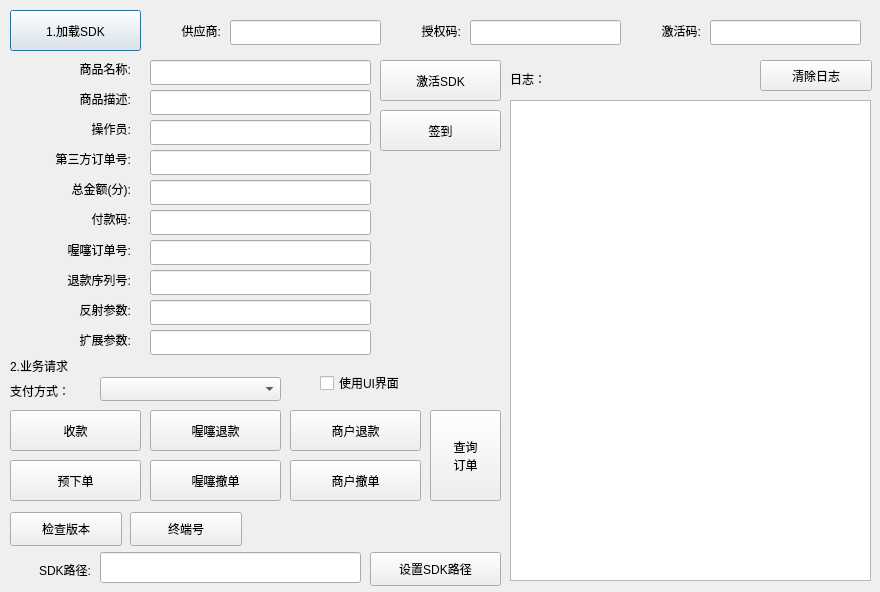
<?xml version="1.0" encoding="UTF-8"?>
<ui version="4.0">
 <class>Dialog</class>
 <widget class="QDialog" name="Dialog">
  <property name="geometry">
   <rect>
    <x>0</x>
    <y>0</y>
    <width>880</width>
    <height>592</height>
   </rect>
  </property>
  <property name="windowTitle">
   <string>Dialog</string>
  </property>
  <widget class="QPushButton" name="load_btn">
   <property name="geometry">
    <rect>
     <x>10</x>
     <y>10</y>
     <width>131</width>
     <height>41</height>
    </rect>
   </property>
   <property name="text">
    <string>1.加载SDK</string>
   </property>
  </widget>
  <widget class="QPushButton" name="create_sign_btn">
   <property name="geometry">
    <rect>
     <x>10</x>
     <y>410</y>
     <width>131</width>
     <height>41</height>
    </rect>
   </property>
   <property name="text">
    <string>收款</string>
   </property>
  </widget>
  <widget class="QPushButton" name="refund_sign_btn">
   <property name="geometry">
    <rect>
     <x>150</x>
     <y>410</y>
     <width>131</width>
     <height>41</height>
    </rect>
   </property>
   <property name="text">
    <string>喔噻退款</string>
   </property>
  </widget>
  <widget class="QPushButton" name="qrcode_sign_btn">
   <property name="geometry">
    <rect>
     <x>10</x>
     <y>460</y>
     <width>131</width>
     <height>41</height>
    </rect>
   </property>
   <property name="text">
    <string>预下单</string>
   </property>
  </widget>
  <widget class="QPushButton" name="query_sign_btn">
   <property name="geometry">
    <rect>
     <x>430</x>
     <y>410</y>
     <width>71</width>
     <height>91</height>
    </rect>
   </property>
   <property name="text">
    <string>查询
订单</string>
   </property>
  </widget>
  <widget class="QLabel" name="label_4">
   <property name="geometry">
    <rect>
     <x>10</x>
     <y>60</y>
     <width>121</width>
     <height>18</height>
    </rect>
   </property>
   <property name="layoutDirection">
    <enum>Qt::RightToLeft</enum>
   </property>
   <property name="text">
    <string>商品名称:</string>
   </property>
   <property name="alignment">
    <set>Qt::AlignRight|Qt::AlignTrailing|Qt::AlignVCenter</set>
   </property>
  </widget>
  <widget class="QLineEdit" name="subject_edit">
   <property name="geometry">
    <rect>
     <x>150</x>
     <y>60</y>
     <width>221</width>
     <height>25</height>
    </rect>
   </property>
  </widget>
  <widget class="QLabel" name="label_5">
   <property name="geometry">
    <rect>
     <x>10</x>
     <y>90</y>
     <width>121</width>
     <height>18</height>
    </rect>
   </property>
   <property name="layoutDirection">
    <enum>Qt::RightToLeft</enum>
   </property>
   <property name="text">
    <string>商品描述:</string>
   </property>
   <property name="alignment">
    <set>Qt::AlignRight|Qt::AlignTrailing|Qt::AlignVCenter</set>
   </property>
  </widget>
  <widget class="QLineEdit" name="description_edit">
   <property name="geometry">
    <rect>
     <x>150</x>
     <y>90</y>
     <width>221</width>
     <height>25</height>
    </rect>
   </property>
  </widget>
  <widget class="QLabel" name="label_6">
   <property name="geometry">
    <rect>
     <x>10</x>
     <y>120</y>
     <width>121</width>
     <height>18</height>
    </rect>
   </property>
   <property name="layoutDirection">
    <enum>Qt::RightToLeft</enum>
   </property>
   <property name="text">
    <string>操作员:</string>
   </property>
   <property name="alignment">
    <set>Qt::AlignRight|Qt::AlignTrailing|Qt::AlignVCenter</set>
   </property>
  </widget>
  <widget class="QLineEdit" name="operator_edit">
   <property name="geometry">
    <rect>
     <x>150</x>
     <y>120</y>
     <width>221</width>
     <height>25</height>
    </rect>
   </property>
  </widget>
  <widget class="QLabel" name="label_7">
   <property name="geometry">
    <rect>
     <x>10</x>
     <y>150</y>
     <width>121</width>
     <height>18</height>
    </rect>
   </property>
   <property name="layoutDirection">
    <enum>Qt::RightToLeft</enum>
   </property>
   <property name="text">
    <string>第三方订单号:</string>
   </property>
   <property name="alignment">
    <set>Qt::AlignRight|Qt::AlignTrailing|Qt::AlignVCenter</set>
   </property>
  </widget>
  <widget class="QLineEdit" name="own_order_id_edit">
   <property name="geometry">
    <rect>
     <x>150</x>
     <y>150</y>
     <width>221</width>
     <height>25</height>
    </rect>
   </property>
  </widget>
  <widget class="QLabel" name="label_8">
   <property name="geometry">
    <rect>
     <x>10</x>
     <y>180</y>
     <width>121</width>
     <height>18</height>
    </rect>
   </property>
   <property name="layoutDirection">
    <enum>Qt::RightToLeft</enum>
   </property>
   <property name="text">
    <string>总金额(分):</string>
   </property>
   <property name="alignment">
    <set>Qt::AlignRight|Qt::AlignTrailing|Qt::AlignVCenter</set>
   </property>
  </widget>
  <widget class="QLineEdit" name="total_fee_edit">
   <property name="geometry">
    <rect>
     <x>150</x>
     <y>180</y>
     <width>221</width>
     <height>25</height>
    </rect>
   </property>
  </widget>
  <widget class="QLabel" name="label_9">
   <property name="geometry">
    <rect>
     <x>10</x>
     <y>210</y>
     <width>121</width>
     <height>18</height>
    </rect>
   </property>
   <property name="layoutDirection">
    <enum>Qt::RightToLeft</enum>
   </property>
   <property name="text">
    <string>付款码:</string>
   </property>
   <property name="alignment">
    <set>Qt::AlignRight|Qt::AlignTrailing|Qt::AlignVCenter</set>
   </property>
  </widget>
  <widget class="QLineEdit" name="card_id_edit">
   <property name="geometry">
    <rect>
     <x>150</x>
     <y>210</y>
     <width>221</width>
     <height>25</height>
    </rect>
   </property>
  </widget>
  <widget class="QLabel" name="label_10">
   <property name="geometry">
    <rect>
     <x>10</x>
     <y>240</y>
     <width>121</width>
     <height>20</height>
    </rect>
   </property>
   <property name="layoutDirection">
    <enum>Qt::RightToLeft</enum>
   </property>
   <property name="text">
    <string>喔噻订单号:</string>
   </property>
   <property name="alignment">
    <set>Qt::AlignRight|Qt::AlignTrailing|Qt::AlignVCenter</set>
   </property>
  </widget>
  <widget class="QLineEdit" name="wosai_order_id_edit">
   <property name="geometry">
    <rect>
     <x>150</x>
     <y>240</y>
     <width>221</width>
     <height>25</height>
    </rect>
   </property>
  </widget>
  <widget class="QLabel" name="label_12">
   <property name="geometry">
    <rect>
     <x>510</x>
     <y>70</y>
     <width>81</width>
     <height>18</height>
    </rect>
   </property>
   <property name="text">
    <string>日志：</string>
   </property>
  </widget>
  <widget class="QTextEdit" name="log_edit">
   <property name="geometry">
    <rect>
     <x>510</x>
     <y>100</y>
     <width>361</width>
     <height>481</height>
    </rect>
   </property>
  </widget>
  <widget class="QPushButton" name="clear_log_btn">
   <property name="geometry">
    <rect>
     <x>760</x>
     <y>60</y>
     <width>112</width>
     <height>31</height>
    </rect>
   </property>
   <property name="text">
    <string>清除日志</string>
   </property>
  </widget>
  <widget class="QLabel" name="label_13">
   <property name="geometry">
    <rect>
     <x>10</x>
     <y>357</y>
     <width>131</width>
     <height>18</height>
    </rect>
   </property>
   <property name="text">
    <string>2.业务请求</string>
   </property>
  </widget>
  <widget class="QComboBox" name="pay_method_combo">
   <property name="geometry">
    <rect>
     <x>100</x>
     <y>377</y>
     <width>181</width>
     <height>24</height>
    </rect>
   </property>
   <property name="currentText">
    <string/>
   </property>
  </widget>
  <widget class="QLabel" name="label_15">
   <property name="geometry">
    <rect>
     <x>10</x>
     <y>382</y>
     <width>81</width>
     <height>18</height>
    </rect>
   </property>
   <property name="text">
    <string>支付方式：</string>
   </property>
  </widget>
  <widget class="QPushButton" name="check_sdk_version_btn">
   <property name="geometry">
    <rect>
     <x>10</x>
     <y>512</y>
     <width>112</width>
     <height>34</height>
    </rect>
   </property>
   <property name="text">
    <string>检查版本</string>
   </property>
  </widget>
  <widget class="QPushButton" name="update_app_key_btn">
   <property name="geometry">
    <rect>
     <x>380</x>
     <y>110</y>
     <width>121</width>
     <height>41</height>
    </rect>
   </property>
   <property name="text">
    <string>签到</string>
   </property>
  </widget>
  <widget class="QPushButton" name="activate_sdk_btn">
   <property name="geometry">
    <rect>
     <x>380</x>
     <y>60</y>
     <width>121</width>
     <height>41</height>
    </rect>
   </property>
   <property name="text">
    <string>激活SDK</string>
   </property>
  </widget>
  <widget class="QLabel" name="label_17">
   <property name="geometry">
    <rect>
     <x>610</x>
     <y>10</y>
     <width>91</width>
     <height>41</height>
    </rect>
   </property>
   <property name="layoutDirection">
    <enum>Qt::RightToLeft</enum>
   </property>
   <property name="text">
    <string>激活码:</string>
   </property>
   <property name="alignment">
    <set>Qt::AlignRight|Qt::AlignTrailing|Qt::AlignVCenter</set>
   </property>
  </widget>
  <widget class="QLineEdit" name="auth_code_edit">
   <property name="geometry">
    <rect>
     <x>710</x>
     <y>20</y>
     <width>151</width>
     <height>25</height>
    </rect>
   </property>
  </widget>
  <widget class="QPushButton" name="set_res_btn">
   <property name="geometry">
    <rect>
     <x>370</x>
     <y>552</y>
     <width>131</width>
     <height>34</height>
    </rect>
   </property>
   <property name="text">
    <string>设置SDK路径</string>
   </property>
  </widget>
  <widget class="QLabel" name="label_19">
   <property name="geometry">
    <rect>
     <x>-10</x>
     <y>560</y>
     <width>101</width>
     <height>20</height>
    </rect>
   </property>
   <property name="layoutDirection">
    <enum>Qt::RightToLeft</enum>
   </property>
   <property name="text">
    <string>SDK路径:</string>
   </property>
   <property name="alignment">
    <set>Qt::AlignRight|Qt::AlignTrailing|Qt::AlignVCenter</set>
   </property>
  </widget>
  <widget class="QLineEdit" name="res_path_edit">
   <property name="enabled">
    <bool>true</bool>
   </property>
   <property name="geometry">
    <rect>
     <x>100</x>
     <y>552</y>
     <width>261</width>
     <height>31</height>
    </rect>
   </property>
  </widget>
  <widget class="QLabel" name="label_11">
   <property name="geometry">
    <rect>
     <x>10</x>
     <y>270</y>
     <width>121</width>
     <height>20</height>
    </rect>
   </property>
   <property name="layoutDirection">
    <enum>Qt::RightToLeft</enum>
   </property>
   <property name="text">
    <string>退款序列号:</string>
   </property>
   <property name="alignment">
    <set>Qt::AlignRight|Qt::AlignTrailing|Qt::AlignVCenter</set>
   </property>
  </widget>
  <widget class="QLineEdit" name="refund_serial_edit">
   <property name="geometry">
    <rect>
     <x>150</x>
     <y>270</y>
     <width>221</width>
     <height>25</height>
    </rect>
   </property>
   <property name="text">
    <string/>
   </property>
  </widget>
  <widget class="QCheckBox" name="ui_check">
   <property name="geometry">
    <rect>
     <x>320</x>
     <y>372</y>
     <width>181</width>
     <height>22</height>
    </rect>
   </property>
   <property name="text">
    <string>使用UI界面</string>
   </property>
  </widget>
  <widget class="QPushButton" name="refund_sign_btn_2">
   <property name="geometry">
    <rect>
     <x>290</x>
     <y>410</y>
     <width>131</width>
     <height>41</height>
    </rect>
   </property>
   <property name="text">
    <string>商户退款</string>
   </property>
  </widget>
  <widget class="QPushButton" name="terminal_sn_btn">
   <property name="geometry">
    <rect>
     <x>130</x>
     <y>512</y>
     <width>112</width>
     <height>34</height>
    </rect>
   </property>
   <property name="text">
    <string>终端号</string>
   </property>
  </widget>
  <widget class="QPushButton" name="revoke_sign_btn">
   <property name="geometry">
    <rect>
     <x>150</x>
     <y>460</y>
     <width>131</width>
     <height>41</height>
    </rect>
   </property>
   <property name="text">
    <string>喔噻撤单</string>
   </property>
  </widget>
  <widget class="QPushButton" name="revoke_sign_btn_2">
   <property name="geometry">
    <rect>
     <x>290</x>
     <y>460</y>
     <width>131</width>
     <height>41</height>
    </rect>
   </property>
   <property name="text">
    <string>商户撤单</string>
   </property>
  </widget>
  <widget class="QLabel" name="label_18">
   <property name="geometry">
    <rect>
     <x>390</x>
     <y>10</y>
     <width>71</width>
     <height>41</height>
    </rect>
   </property>
   <property name="layoutDirection">
    <enum>Qt::RightToLeft</enum>
   </property>
   <property name="text">
    <string>授权码:</string>
   </property>
   <property name="alignment">
    <set>Qt::AlignRight|Qt::AlignTrailing|Qt::AlignVCenter</set>
   </property>
  </widget>
  <widget class="QLineEdit" name="auth_key_edit">
   <property name="geometry">
    <rect>
     <x>470</x>
     <y>20</y>
     <width>151</width>
     <height>25</height>
    </rect>
   </property>
  </widget>
  <widget class="QLineEdit" name="auth_vendor_edit">
   <property name="geometry">
    <rect>
     <x>230</x>
     <y>20</y>
     <width>151</width>
     <height>25</height>
    </rect>
   </property>
  </widget>
  <widget class="QLabel" name="label_20">
   <property name="geometry">
    <rect>
     <x>150</x>
     <y>10</y>
     <width>71</width>
     <height>41</height>
    </rect>
   </property>
   <property name="layoutDirection">
    <enum>Qt::RightToLeft</enum>
   </property>
   <property name="text">
    <string>供应商:</string>
   </property>
   <property name="alignment">
    <set>Qt::AlignRight|Qt::AlignTrailing|Qt::AlignVCenter</set>
   </property>
  </widget>
  <widget class="QLabel" name="label_14">
   <property name="geometry">
    <rect>
     <x>10</x>
     <y>300</y>
     <width>121</width>
     <height>20</height>
    </rect>
   </property>
   <property name="layoutDirection">
    <enum>Qt::RightToLeft</enum>
   </property>
   <property name="text">
    <string>反射参数:</string>
   </property>
   <property name="alignment">
    <set>Qt::AlignRight|Qt::AlignTrailing|Qt::AlignVCenter</set>
   </property>
  </widget>
  <widget class="QLineEdit" name="reflect_edit">
   <property name="geometry">
    <rect>
     <x>150</x>
     <y>300</y>
     <width>221</width>
     <height>25</height>
    </rect>
   </property>
  </widget>
  <widget class="QLabel" name="label_16">
   <property name="geometry">
    <rect>
     <x>10</x>
     <y>330</y>
     <width>121</width>
     <height>20</height>
    </rect>
   </property>
   <property name="layoutDirection">
    <enum>Qt::RightToLeft</enum>
   </property>
   <property name="text">
    <string>扩展参数:</string>
   </property>
   <property name="alignment">
    <set>Qt::AlignRight|Qt::AlignTrailing|Qt::AlignVCenter</set>
   </property>
  </widget>
  <widget class="QLineEdit" name="extended_edit">
   <property name="geometry">
    <rect>
     <x>150</x>
     <y>330</y>
     <width>221</width>
     <height>25</height>
    </rect>
   </property>
   <property name="text">
    <string/>
   </property>
  </widget>
 </widget>
 <layoutdefault spacing="6" margin="11"/>
 <resources/>
 <connections/>
</ui>
